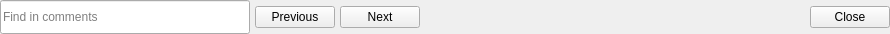
<?xml version="1.0" encoding="UTF-8"?>
<ui version="4.0">
 <class>SearchForm</class>
 <widget class="QWidget" name="SearchForm">
  <property name="windowModality">
   <enum>Qt::NonModal</enum>
  </property>
  <property name="geometry">
   <rect>
    <x>0</x>
    <y>0</y>
    <width>890</width>
    <height>34</height>
   </rect>
  </property>
  <property name="sizePolicy">
   <sizepolicy hsizetype="Expanding" vsizetype="Fixed">
    <horstretch>0</horstretch>
    <verstretch>0</verstretch>
   </sizepolicy>
  </property>
  <property name="windowTitle">
   <string notr="true"/>
  </property>
  <layout class="QHBoxLayout" name="horizontalLayout" stretch="0,0,0,0,0,0">
   <property name="spacing">
    <number>5</number>
   </property>
   <property name="sizeConstraint">
    <enum>QLayout::SetDefaultConstraint</enum>
   </property>
   <property name="leftMargin">
    <number>0</number>
   </property>
   <property name="topMargin">
    <number>0</number>
   </property>
   <property name="rightMargin">
    <number>0</number>
   </property>
   <property name="bottomMargin">
    <number>0</number>
   </property>
   <item>
    <widget class="QLineEdit" name="searchLineEdit">
     <property name="sizePolicy">
      <sizepolicy hsizetype="Expanding" vsizetype="Expanding">
       <horstretch>0</horstretch>
       <verstretch>0</verstretch>
      </sizepolicy>
     </property>
     <property name="minimumSize">
      <size>
       <width>250</width>
       <height>0</height>
      </size>
     </property>
     <property name="placeholderText">
      <string>Find in comments</string>
     </property>
    </widget>
   </item>
   <item>
    <widget class="QPushButton" name="previousButton">
     <property name="enabled">
      <bool>true</bool>
     </property>
     <property name="focusPolicy">
      <enum>Qt::NoFocus</enum>
     </property>
     <property name="text">
      <string extracomment="Label for the &quot;previous result&quot; button">Previous</string>
     </property>
     <property name="icon">
      <iconset theme="go-up">
       <normaloff>../../../.designer/backup</normaloff>../../../.designer/backup</iconset>
     </property>
     <property name="flat">
      <bool>false</bool>
     </property>
    </widget>
   </item>
   <item>
    <widget class="QPushButton" name="nextButton">
     <property name="enabled">
      <bool>true</bool>
     </property>
     <property name="focusPolicy">
      <enum>Qt::NoFocus</enum>
     </property>
     <property name="text">
      <string extracomment="Label for the &quot;next result&quot; button">Next</string>
     </property>
     <property name="icon">
      <iconset theme="go-down">
       <normaloff>../../../.designer/backup</normaloff>../../../.designer/backup</iconset>
     </property>
     <property name="flat">
      <bool>false</bool>
     </property>
    </widget>
   </item>
   <item>
    <spacer name="horizontalSpacer">
     <property name="orientation">
      <enum>Qt::Horizontal</enum>
     </property>
     <property name="sizeType">
      <enum>QSizePolicy::Fixed</enum>
     </property>
     <property name="sizeHint" stdset="0">
      <size>
       <width>30</width>
       <height>0</height>
      </size>
     </property>
    </spacer>
   </item>
   <item>
    <widget class="QLabel" name="searchResultLabel">
     <property name="enabled">
      <bool>false</bool>
     </property>
     <property name="sizePolicy">
      <sizepolicy hsizetype="Expanding" vsizetype="Preferred">
       <horstretch>1</horstretch>
       <verstretch>0</verstretch>
      </sizepolicy>
     </property>
     <property name="text">
      <string/>
     </property>
     <property name="alignment">
      <set>Qt::AlignLeading|Qt::AlignLeft|Qt::AlignVCenter</set>
     </property>
     <property name="margin">
      <number>6</number>
     </property>
    </widget>
   </item>
   <item>
    <widget class="QPushButton" name="searchCloseButton">
     <property name="focusPolicy">
      <enum>Qt::NoFocus</enum>
     </property>
     <property name="text">
      <string extracomment="Label for the &quot;close button&quot; for the search">Close</string>
     </property>
     <property name="icon">
      <iconset theme="window-close">
       <normaloff>../../../.designer/backup</normaloff>../../../.designer/backup</iconset>
     </property>
     <property name="flat">
      <bool>false</bool>
     </property>
    </widget>
   </item>
  </layout>
 </widget>
 <resources/>
 <connections/>
</ui>
